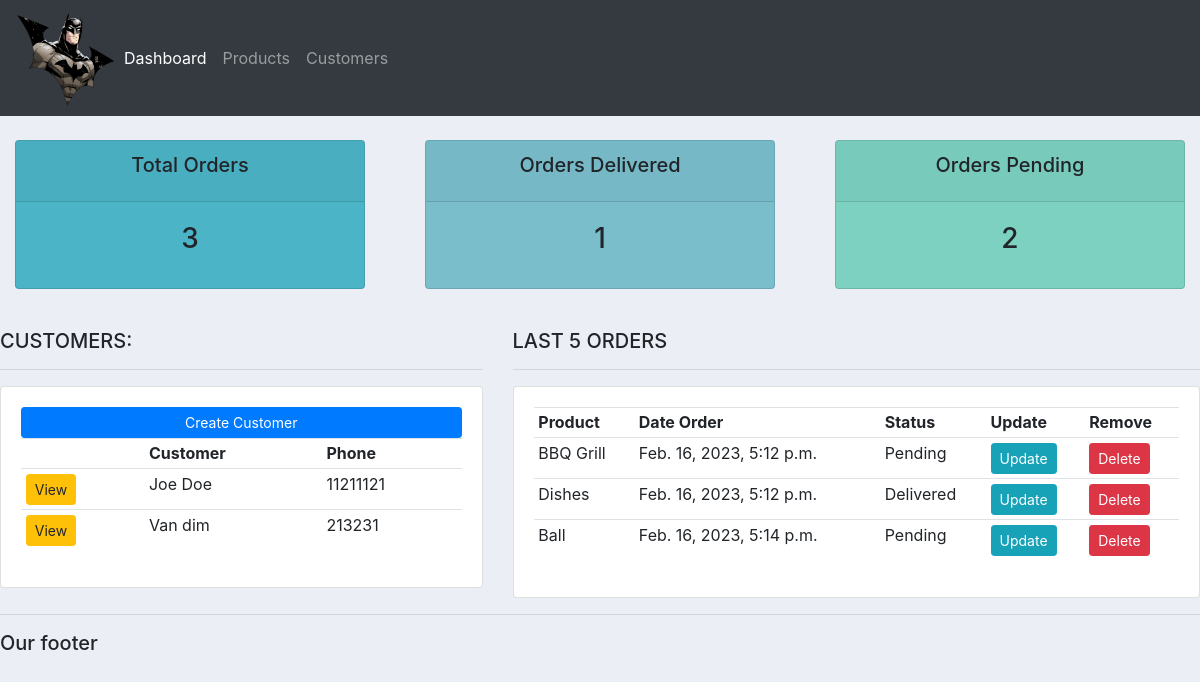
The app's page /, older data.
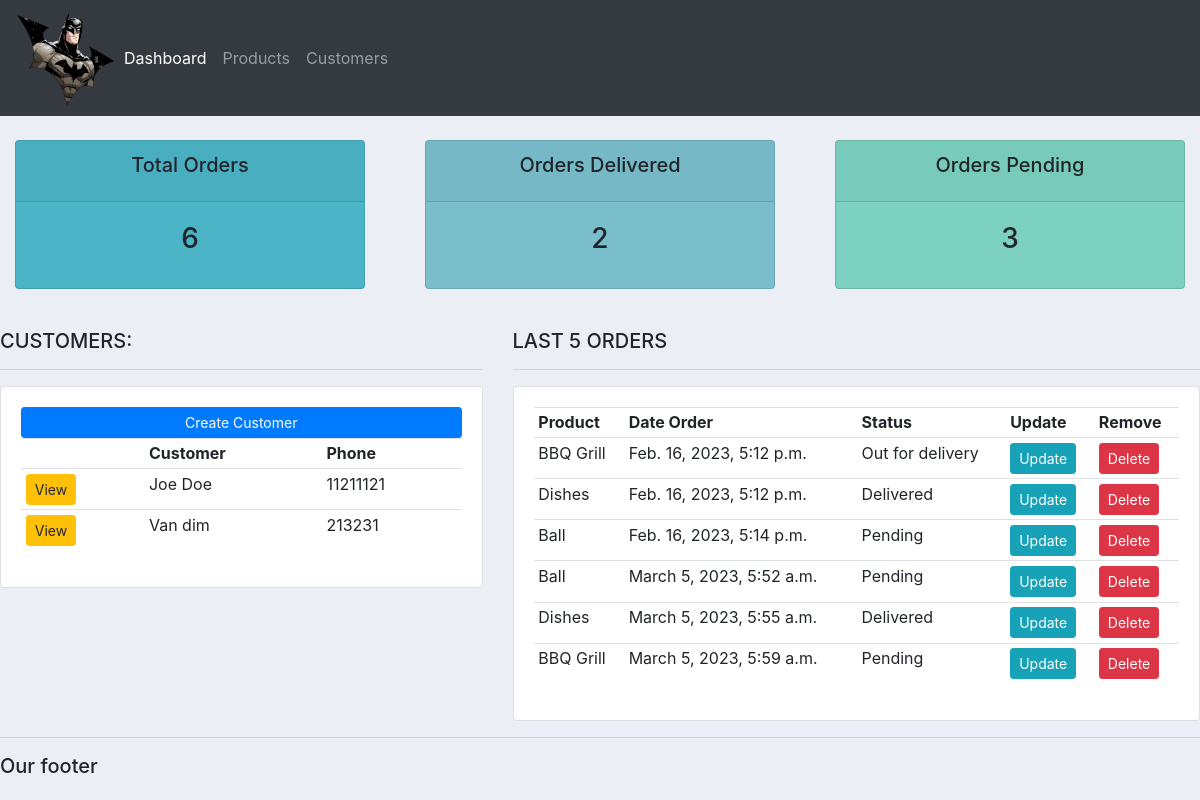
The same page, newer data.
### accounts/models.py (models this page shows, shortened)
class Customer (models.Model):
    name = models.CharField(max_length=100, null=True)
    phone = models.CharField(max_length=100, null=True)
    email = models.CharField(max_length=100, null=True)
    date_created = models.DateTimeField(auto_now_add=True)

class Order(models.Model):
    STATUS = (
        ('Pending', 'Pending'),
        ('Out for delivery', 'Out for delivery'),
        ('Delivered', 'Delivered'),
    )
    customer = models.ForeignKey(Customer, null= True, on_delete=models.SET_NULL)
    product = models.ForeignKey(Product, null=True, on_delete=models.SET_NULL)
    status = models.CharField(max_length=100, null=True, choices=STATUS)
    date_created = models.DateTimeField(auto_now_add=True)
    note = models.CharField(max_length=1000, null=True)

class Product(models.Model):
    CATEGORY = (
        ('Indoor', 'Indoor'),
        ('Out Door', 'Out door'),
    )
    name = models.CharField(max_length=100, null=True)
    price = models.FloatField(null=True)
    category = models.CharField(max_length=100, null=True, choices=CATEGORY)
    description = models.CharField(max_length=100, null=True, blank=True)
    date_created = models.DateTimeField(auto_now_add=True)
    tags = models.ManyToManyField(Tag)
    def __str__(self):
        return self.name

### accounts/views.py (the view)
# urls.py: path('', views.home, name="home"),
def home(request):
    orders = Order.objects.all()
    customers = Customer.objects.all()
    total_customers = customers.count()
    total_orders = Order.objects.all().count()
    delivered = orders.filter(status='Delivered').count()
    pending = orders.filter(status='Pending').count()
    context = {'orders': orders, 'customers': customers,'total_customers': total_customers,'total_orders': total_orders, 'delivered': delivered,'pending': pending}
    return render(request, 'accounts/dashboard.html', context)

### accounts/templates/accounts/dashboard.html (shortened to what this page needs)
{% extends 'accounts/main.html' %}
{% block content %}
{%  include 'accounts/status.html' %}
<br>
<div class="row">
	<div class="col-md-5">
		<h5>  CUSTOMERS:</h5>
		<hr>
		<div class="card card-body">
			<a class="btn btn-primary  btn-sm btn-block" href="">Create Customer</a>
			<table class="table table-sm">
				<tr>
					<th></th>
					<th> Customer</th>
					<th>Phone</th>
				</tr>
			{% for customer in customers %}
				<tr>
					<td><a class="btn btn-sm btn-warning" href="{% url 'customer' customer.id %}"> View </a> </td>
					<td> {{customer.name}} </td>
					<td> {{customer.phone}} </td>
			{% endfor %}
			</table>
		</div>
	</div>
	<div class="col-md-7">
		<h5>LAST 5 ORDERS</h5>
		<hr>
		<div class="card card-body">
			<table class="table table-sm">
				<tr>
					<th>Product</th>
					<th>Date Order</th>
					<th>Status</th>
					<th>Update</th>
					<th>Remove</th>
				</tr>
			{% for order in orders %}
				<tr>
					<td> {{order.product}} </td>
					<td> {{order.date_created}} </td>
					<td> {{order.status}} </td>
					<td><a class="btn btn-sm btn-info" href="{% url 'update_order' order.id %}"> Update </a> </td>
					<td><a class="btn btn-sm btn-danger" href="{% url 'delete_order' order.id %}"> Delete </a> </td>
				{% endfor %}
			</table>
		</div>
	</div>
</div>
{% endblock %}

Row changes from the older to the newer data that the page shows:
changed Order: status "Pending" → "Out for delivery"
added Order: product "Ball", date_created "March 5, 2023, 5:52 a.m.", status "Pending"
added Order: product "Dishes", date_created "March 5, 2023, 5:55 a.m.", status "Delivered"
added Order: product "BBQ Grill", date_created "March 5, 2023, 5:59 a.m.", status "Pending"
Text that changed along with them:
{{ total_orders }}: "3" → "6"
{{ delivered }}: "1" → "2"
{{ pending }}: "2" → "3"
